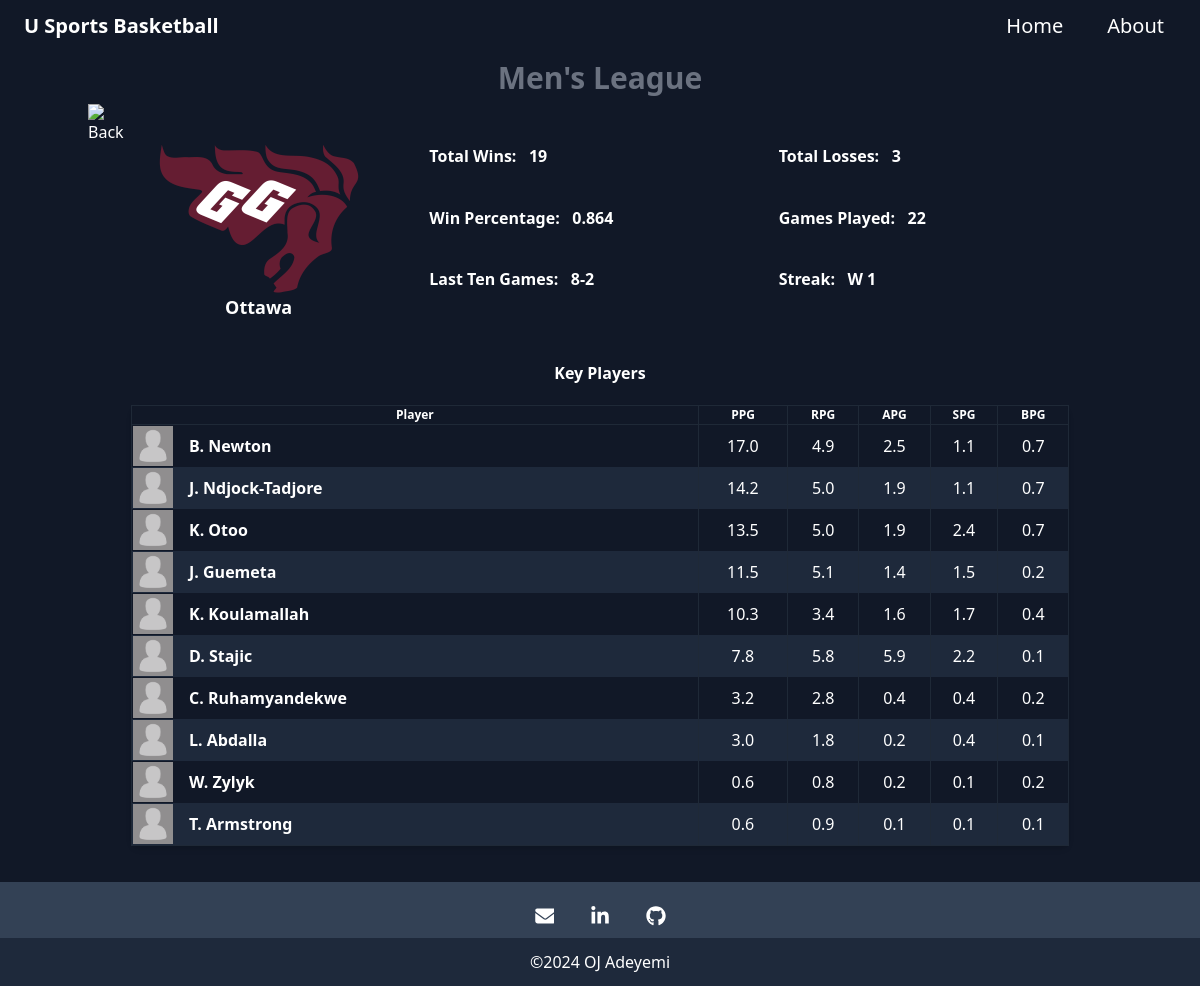
The app's page /mbb/Ottawa with its own data.
### models.py (models this page shows, shortened)
class __BaseTeam(db.Model):
    __abstract__ = True
    team_id: Mapped[int] = mapped_column(Integer, primary_key=True)
    team_name: Mapped[str] = mapped_column(String(255), unique=True)
    conference: Mapped[str] = mapped_column(String(10))
    last_ten_games: Mapped[str] = mapped_column(String(50))
    games_played: Mapped[int] = mapped_column(Integer)
    total_wins: Mapped[int] = mapped_column(Integer)
    total_losses: Mapped[int] = mapped_column(Integer)
    win_percentage: Mapped[float] = mapped_column(Float(precision=2))
    streak: Mapped[str] = mapped_column(String(50))
    offensive_efficiency: Mapped[float] = mapped_column(Float(precision=2))
    defensive_efficiency: Mapped[float] = mapped_column(Float(precision=2))
    net_efficiency: Mapped[float] = mapped_column(Float(precision=2))
    points_per_game: Mapped[float] = mapped_column(Float(precision=2))
    field_goal_percentage: Mapped[float] = mapped_column(Float)
    three_point_percentage: Mapped[float] = mapped_column(Float)
    free_throw_percentage: Mapped[float] = mapped_column(Float)
    offensive_rebounds_per_game: Mapped[float] = mapped_column(Float)
    defensive_rebounds_per_game: Mapped[float] = mapped_column(Float)
    total_rebounds_per_game: Mapped[float] = mapped_column(Float)
    assists_per_game: Mapped[float] = mapped_column(Float)
    turnovers_per_game: Mapped[float] = mapped_column(Float)
    steals_per_game: Mapped[float] = mapped_column(Float)
    blocks_per_game: Mapped[float] = mapped_column(Float)
    team_fouls_per_game: Mapped[float] = mapped_column(Float)
    field_goals_percentage_against: Mapped[float] = mapped_column(Float)
    three_points_percentage_against: Mapped[float] = mapped_column(Float)
    offensive_rebounds_per_game_against: Mapped[float] = mapped_column(Float)
    defensive_rebounds_per_game_against: Mapped[float] = mapped_column(Float)
    total_rebounds_per_game_against: Mapped[float] = mapped_column(Float)
    assists_per_game_against: Mapped[float] = mapped_column(Float)
    turnovers_per_game_against: Mapped[float] = mapped_column(Float)
    steals_per_game_against: Mapped[float] = mapped_column(Float)
    blocks_per_game_against: Mapped[float] = mapped_column(Float)
    team_fouls_per_game_against: Mapped[float] = mapped_column(Float)
    points_per_game_against: Mapped[float] = mapped_column(Float)
    field_goal_made: Mapped[int] = mapped_column(Integer)
    field_goal_attempted: Mapped[int] = mapped_column(Integer)
    three_pointers_made: Mapped[int] = mapped_column(Integer)
    three_pointers_attempted: Mapped[int] = mapped_column(Integer)
    free_throws_made: Mapped[int] = mapped_column(Integer)
    free_throws_attempted: Mapped[int] = mapped_column(Integer)
    field_goal_made_against: Mapped[int] = mapped_column(Integer)
    field_goal_attempted_against: Mapped[int] = mapped_column(Integer)
    three_pointers_attempted_against: Mapped[int] = mapped_column(Integer)
    total_points: Mapped[int] = mapped_column(Integer)
    total_points_against: Mapped[int] = mapped_column(Integer)

class MenTeam(__BaseTeam):
    __tablename__ = "men_team_test"

class __BasePlayer(db.Model):
    __abstract__ = True
    player_id: Mapped[int] = mapped_column(Integer, primary_key=True)
    team_id: Mapped[int] = mapped_column(Integer, ForeignKey('__BaseTeam.team_id'))
    first_name: Mapped[str] = mapped_column(String(255))
    lastname_initials: Mapped[str] = mapped_column(String(2))
    school: Mapped[str] = mapped_column(String(255))
    games_played: Mapped[int] = mapped_column(Integer)
    games_started: Mapped[int] = mapped_column(Integer)
    minutes_played: Mapped[int] = mapped_column(Integer)
    total_points: Mapped[int] = mapped_column(Integer)
    offensive_rebounds: Mapped[int] = mapped_column(Integer)
    defensive_rebounds: Mapped[int] = mapped_column(Integer)
    total_rebounds: Mapped[int] = mapped_column(Integer)
    personal_fouls: Mapped[int] = mapped_column(Integer)
    disqualifications: Mapped[int] = mapped_column(Integer)
    assists: Mapped[int] = mapped_column(Integer)
    turnovers: Mapped[int] = mapped_column(Integer)
    assist_per_turnover: Mapped[float] = mapped_column(Float)
    steals: Mapped[int] = mapped_column(Integer)
    blocks: Mapped[int] = mapped_column(Integer)
    field_goal_made: Mapped[int] = mapped_column(Integer)
    field_goal_attempted: Mapped[int] = mapped_column(Integer)
    field_goal_percentage: Mapped[float] = mapped_column(Float)
    three_pointers_made: Mapped[int] = mapped_column(Integer)
    three_pointers_attempted: Mapped[int] = mapped_column(Integer)
    three_pointers_percentage: Mapped[float] = mapped_column(Float)
    free_throws_made: Mapped[int] = mapped_column(Integer)
    free_throws_attempted: Mapped[int] = mapped_column(Integer)
    free_throws_percentage: Mapped[float] = mapped_column(Float)

class MenPlayers(__BasePlayer):
    __tablename__ = "men_players_test"

### app.py (the view)
@app.route("/<league_path>")
def league(league_path):
    if league_path == "mbb":
        Team = MenTeam
        Player = MenPlayers
        league_name = "Men's"
    elif league_path == "wbb":
         Team = WomenTeam
         Player = WomenPlayers
         league_name = "Women's"
    else:
        return render_template("error.html", message="Invalid league")
    fallback_player_portrait_url = url_for('static', filename='player_photos/default_portrait.png')
    teams = Team.query.with_entities(
        Team.team_id,
        Team.team_name,
        Team.last_ten_games,
        Team.conference,
        Team.total_losses,
        Team.total_wins,
        cast(Team.win_percentage, Numeric(10, 2)).label('win_percentage'),
        Team.streak,
        Team.games_played,
        cast(Team.offensive_efficiency, Numeric(10, 3)).label('offensive_efficiency'),
        cast(Team.defensive_efficiency, Numeric(10, 3)).label('defensive_efficiency')
    ).order_by(Team.win_percentage.desc()).all()
    players = Player.query.with_entities(
        Player.lastname_initials,
        Player.first_name,
        Player.school,
        Player.games_played,
        Player.field_goal_attempted,
        Player.three_pointers_attempted,
        Player.field_goal_percentage,
        Player.three_pointers_percentage,
        Player.free_throws_percentage,
        Team.games_played.label("team_games_played"),
        Team.conference.label("team_conference"),
        func.round(Player.total_points / Player.games_played, 1).label('points_per_game'),
        func.round(Player.total_rebounds / Player.games_played, 1).label('rebounds_per_game'),
        func.round(Player.assists / Player.games_played, 1).label('assists_per_game'),
        func.round(Player.three_pointers_made / Player.games_played, 1).label('three_pointers_made_per_game'),
        func.round(Player.free_throws_made / Player.games_played, 1).label('free_throws_made_per_game'),
        func.round(Player.blocks / Player.games_played, 1).label('blocks_per_game'),
        func.round(Player.steals / Player.games_played, 1).label('steals_per_game'),
        func.round(Player.field_goal_made / Player.games_played, 1).label('field_goal_made_per_game')
    ).outerjoin(
    Team, Player.team_id == Team.team_id
).all()
    radar_data = calculate_radar_data(Team,find_min_max_values(Team))
    return render_template("league.html", teams=teams, players=players, league=league_name, league_path=league_path, fallback_player_portrait_url=fallback_player_portrait_url, radar_data=radar_data)

### app.py (called while the page is built, shortened)
@app.route("/<league_path>/<team_path>")
def team_page(league_path: str,team_path: str):
    fallback_player_portrait_url = url_for('static', filename='player_photos/default_portrait.png')
    if league_path == "mbb":
        league_name = "Men's"
        team: MenTeam = MenTeam.query.filter_by(team_name=team_path).one() # type: ignore
        players: list[MenPlayers] = MenPlayers.query.filter_by(team_id=team.team_id).all() # type: ignore
        return render_template("team.html", team=team, players=players, league=league_name, league_path=league_path, fallback_player_portrait_url=fallback_player_portrait_url)
    else:
        return render_template("error.html", message="Invalid team")

### templates/team.html
{% extends "base.html" %} {% block content %}
<div class="container mx-auto">
  <h1 class="text-center text-gray-500 font-bold text-xl md:text-3xl py-2">
    {{ league }} League
  </h1>
  <a href="#" onclick="history.go(-1)" class="inline-block">
    <img src="https://www.svgrepo.com/show/478704/arrow-button-left-3.svg" alt="Back" class="w-10 h-10" />
  </a>
  <div class="flex flex-row justify-evenly w-full">
    <div class="w-1/3 flex flex-col items-center">
      <img src="{{ url_for('static', filename='team_logos/' + team.team_name +'.png') }}" alt="Team Logo"
        class="max-w-15 max-h-15" />
      <div class="font-bold text-base md:text-lg">{{ team.team_name }}</div>
    </div>
    <div class="w-2/3 grid grid-cols-2  gap-y-2 gap-x-4 font-semibold text-xs md:text-base">
      <div>Total Wins: &nbsp; {{ team.total_wins }}</div>
      <div>Total Losses: &nbsp; {{ team.total_losses }}</div>
      <div>Win Percentage: &nbsp; {{ team.win_percentage }}</div>
      <div>Games Played: &nbsp; {{ team.games_played }}</div>
      <div>Last Ten Games: &nbsp; {{ team.last_ten_games }}</div>
      <div>Streak: &nbsp; {{ team.streak }}</div>
    </div>
  </div>
  <h2 class="text-center font-bold mt-5 py-5">Key Players</h2>
  <div style="margin: 0 auto"
    class="team-container w-full md:w-11/12 team-header rounded-lg shadow-md my-5 text-center">
    <table class="w-full border border-gray-800 border-collapse">
      <thead>
        <tr class="text-xs my-4">
          <th class="border-b border-r border-gray-800">Player</th>
          <th class="border-b border-r border-gray-800">PPG</th>
          <th class="border-b border-r border-gray-800">RPG</th>
          <th class="border-b border-r border-gray-800">APG</th>
          <th class="border-b border-r border-gray-800">SPG</th>
          <th class="border-b border-r border-gray-800">BPG</th>
        </tr>
      </thead>
      <tbody>
        {% for player in players %}
        <tr class="even:bg-slate-800 ">
          <td class="flex items-center border-r border-gray-800">
            <img
              src="{{ url_for('static', filename='player_photos/' + league_path + '/' + player.school + '/' + player.lastname_initials + ' ' + player.first_name +'.jpg') }}"
              alt="PlayerPortrait" onerror="this.onerror=null; this.src='{{ fallback_player_portrait_url }}';"
              class="max-w-8 h-auto md:max-w-10 mr-2" />
            <div class="flex items-center">
              <span class="font-bold">&nbsp; {{ player.lastname_initials }}. {{ player.first_name
                }}</span>
            </div>
          </td>
          <td class="border-r border-gray-800">{{ (player.total_points / player.games_played) | round(1)
            }}</td>
          <td class="items-center border-r border-gray-800">
            {{ (player.total_rebounds / player.games_played) | round(1) }}
          </td>
          <td class="border-r border-gray-800">{{ (player.assists / player.games_played) | round(1)}}</td>
          <td class="border-r border-gray-800">{{ (player.steals / player.games_played) | round(1) }}</td>
          <td class="border-r border-gray-800">{{ (player.blocks / player.games_played) | round(1)}}</td>
        </tr>
        {% endfor %}
      </tbody>
    </table>
  </div>
</div>
{% endblock %}

### templates/base.html (shortened to what this page needs)
<!doctype html>
<html lang="en">
<head>
  <link href="{{ url_for('static', filename='css/output.css') }}" rel="stylesheet" />
</head>
<body>
  <header class="bg-gray-900 text-white py-3 px-6 flex justify-between items-center text-sm md:text-xl">
    <h1 class="text-lg md:text-xl font-bold">U Sports Basketball</h1>
    <nav>
      <ul class="flex">
        <li class="mr-5">
          <a href="/" class="hover:text-gray-300 px-3 py-1 rounded hover:bg-blue-600 transition duration-300">Home</a>
        </li>
        <li>
          <a href="/about" class="hover:text-gray-300 px-3 py-1 rounded hover:bg-blue-600 transition duration-300">About</a>
        </li>
      </ul>
    </nav>
</header>
  <main class="px-6">
    <body class="bg-gray-900 text-white">
      {% block content %} {% endblock %}
    </body>
  </main>
  <footer class="flex flex-col items-center bg-slate-700 mt-9 bottom-0">
    <div class="container pt-3">
      <div class="flex justify-center space-x-3">
        <a href="mailto:ojieadeyemi@gmail.com" type="button"
          class="rounded-full bg-transparent p-3 font-medium uppercase leading-normal text-surface transition duration-150 ease-in-out hover:bg-neutral-500 focus:outline-none focus:ring-0"
          data-twe-ripple-init>
          <span class="mx-auto [&>svg]:h-5 [&>svg]:w-5">
          </span>
        </a>
        <a href="https://www.linkedin.com/in/oj-adeyemi" type="button"
          class="rounded-full bg-transparent p-3 font-medium uppercase leading-normal text-surface transition duration-150 ease-in-out hover:bg-neutral-500 focus:outline-none focus:ring-0"
          data-twe-ripple-init>
          <span class="mx-auto [&>svg]:h-5 [&>svg]:w-5">
          </span>
        </a>
        <a href="https://github.com/ojadeyemi" type="button"
          class="rounded-full bg-transparent p-3 font-medium uppercase leading-normal text-surface transition duration-150 ease-in-out hover:bg-neutral-500 focus:outline-none focus:ring-0 dark:text-white"
          data-twe-ripple-init>
          <span class="mx-auto [&>svg]:h-5 [&>svg]:w-5">
          </span>
        </a>
      </div>
    </div>
    <div class="w-full bg-slate-800 p-3 text-center">©2024 OJ Adeyemi</div>
  </footer>
</body>
</html>

### records on screen
MenTeam: team_name (picture), team_name "Ottawa", total_wins "19", total_losses "3", win_percentage "0.864", games_played "22", last_ten_games "8-2", streak "W 1"
MenPlayers: lastname_initials "B", first_name "Newton", (player.total_points/player.games_played)|round(1) "17.0", (player.total_rebounds/player.games_played)|round(1) "4.9", (player.assists/player.games_played)|round(1) "2.5", (player.steals/player.games_played)|round(1) "1.1", (player.blocks/player.games_played)|round(1) "0.7"
MenPlayers: lastname_initials "J", first_name "Ndjock-Tadjore", (player.total_points/player.games_played)|round(1) "14.2", (player.total_rebounds/player.games_played)|round(1) "5.0", (player.assists/player.games_played)|round(1) "1.9", (player.steals/player.games_played)|round(1) "1.1", (player.blocks/player.games_played)|round(1) "0.7"
MenPlayers: lastname_initials "K", first_name "Otoo", (player.total_points/player.games_played)|round(1) "13.5", (player.total_rebounds/player.games_played)|round(1) "5.0", (player.assists/player.games_played)|round(1) "1.9", (player.steals/player.games_played)|round(1) "2.4", (player.blocks/player.games_played)|round(1) "0.7"
MenPlayers: lastname_initials "J", first_name "Guemeta", (player.total_points/player.games_played)|round(1) "11.5", (player.total_rebounds/player.games_played)|round(1) "5.1", (player.assists/player.games_played)|round(1) "1.4", (player.steals/player.games_played)|round(1) "1.5", (player.blocks/player.games_played)|round(1) "0.2"
MenPlayers: lastname_initials "K", first_name "Koulamallah", (player.total_points/player.games_played)|round(1) "10.3", (player.total_rebounds/player.games_played)|round(1) "3.4", (player.assists/player.games_played)|round(1) "1.6", (player.steals/player.games_played)|round(1) "1.7", (player.blocks/player.games_played)|round(1) "0.4"
MenPlayers: lastname_initials "D", first_name "Stajic", (player.total_points/player.games_played)|round(1) "7.8", (player.total_rebounds/player.games_played)|round(1) "5.8", (player.assists/player.games_played)|round(1) "5.9", (player.steals/player.games_played)|round(1) "2.2", (player.blocks/player.games_played)|round(1) "0.1"
MenPlayers: lastname_initials "C", first_name "Ruhamyandekwe", (player.total_points/player.games_played)|round(1) "3.2", (player.total_rebounds/player.games_played)|round(1) "2.8", (player.assists/player.games_played)|round(1) "0.4", (player.steals/player.games_played)|round(1) "0.4", (player.blocks/player.games_played)|round(1) "0.2"
MenPlayers: lastname_initials "L", first_name "Abdalla", (player.total_points/player.games_played)|round(1) "3.0", (player.total_rebounds/player.games_played)|round(1) "1.8", (player.assists/player.games_played)|round(1) "0.2", (player.steals/player.games_played)|round(1) "0.4", (player.blocks/player.games_played)|round(1) "0.1"
MenPlayers: lastname_initials "W", first_name "Zylyk", (player.total_points/player.games_played)|round(1) "0.6", (player.total_rebounds/player.games_played)|round(1) "0.8", (player.assists/player.games_played)|round(1) "0.2", (player.steals/player.games_played)|round(1) "0.1", (player.blocks/player.games_played)|round(1) "0.2"
MenPlayers: lastname_initials "T", first_name "Armstrong", (player.total_points/player.games_played)|round(1) "0.6", (player.total_rebounds/player.games_played)|round(1) "0.9", (player.assists/player.games_played)|round(1) "0.1", (player.steals/player.games_played)|round(1) "0.1", (player.blocks/player.games_played)|round(1) "0.1"

### other values on screen
{{ league }} "Men's"
